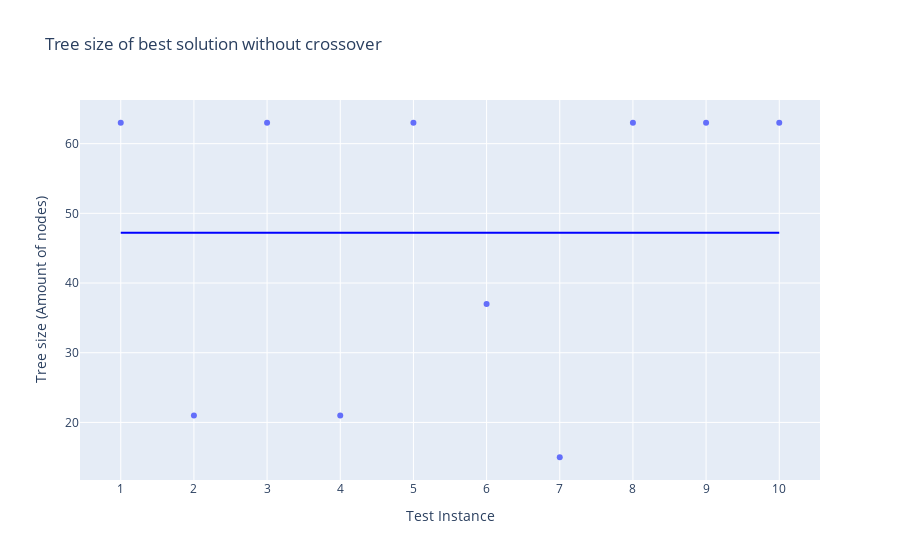

Write notebook code for a chart like this one.
### Code cell
#Tree size of best solution without crossover

data = {'Test Instance': xAxis,
        'Tree size (Amount of nodes)': treeSizes}

df = pd.DataFrame(data)  


fig = px.scatter(df, x = "Test Instance", y="Tree size (Amount of nodes)",
             title="Tree size of best solution without crossover")

fig.update_layout(
    xaxis = dict(
        tickmode = 'linear',
        tick0 = 0,
        dtick = 1
    )
)
average = sum(treeSizes) / len(treeSizes)
#fig.add_hline(average)

fig.add_shape(type='line',
                x0=1,
                y0=average,
                x1=10,
                y1=average,
                line=dict(color='Blue',),
                xref='x',
                yref='y'
)
fig.write_image('without_crossover-treesize.pdf')
fig.show()

### Figure 1 — Plotly figure (JSON) as saved in the notebook; plotly's stock layout.template omitted (floating-point values rounded to 4 significant figures)
{"data": [{"hovertemplate": "Test Instance=%{x}<br>Tree size (Amount of nodes)=%{y}<extra></extra>", "legendgroup": "", "marker": {"color": "#636efa", "symbol": "circle"}, "mode": "markers", "name": "", "orientation": "v", "showlegend": false, "type": "scatter", "x": [1, 2, 3, 4, 5, 6, 7, 8, 9, 10], "xaxis": "x", "y": [63, 21, 63, 21, 63, 37, 15, 63, 63, 63], "yaxis": "y"}], "layout": {"legend": {"tracegroupgap": 0}, "shapes": [{"line": {"color": "Blue"}, "type": "line", "x0": 1, "x1": 10, "xref": "x", "y0": 47.2, "y1": 47.2, "yref": "y"}], "title": {"text": "Tree size of best solution without crossover"}, "xaxis": {"anchor": "y", "domain": [0, 1], "dtick": 1, "tick0": 0, "tickmode": "linear", "title": {"text": "Test Instance"}}, "yaxis": {"anchor": "x", "domain": [0, 1], "title": {"text": "Tree size (Amount of nodes)"}}}}
